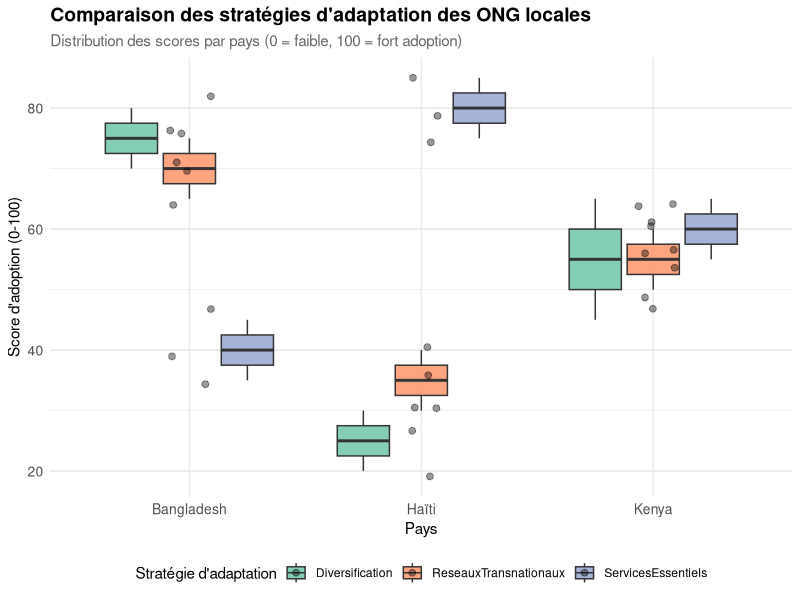
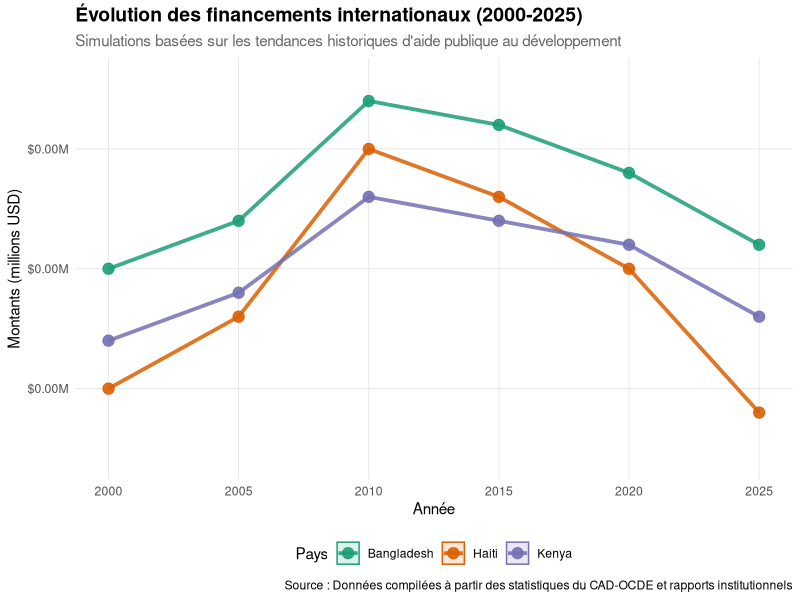
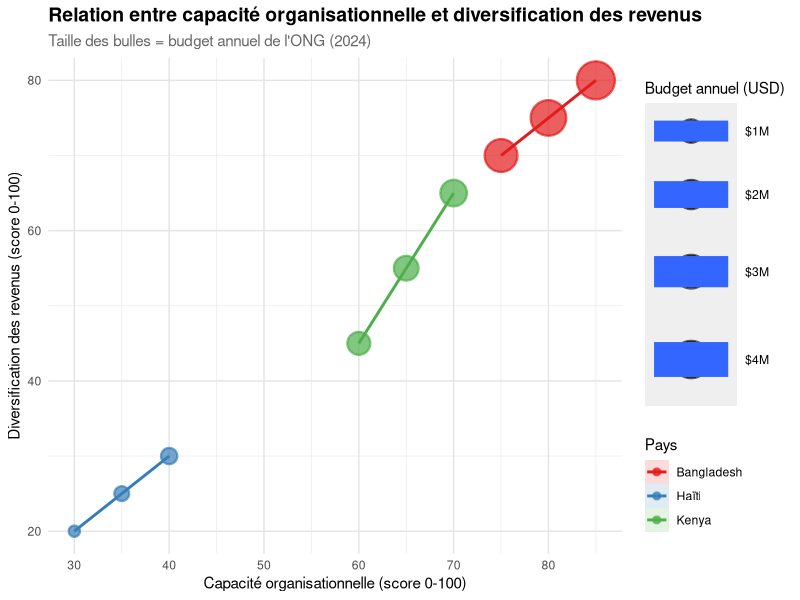
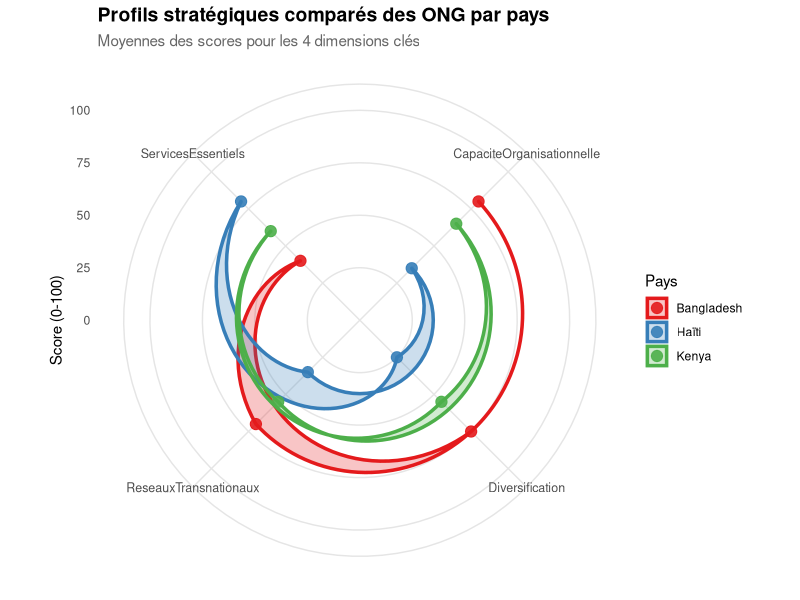

These charts were generated, in order, by the following R code:
## ---- chunk 1
# Configuration globale des blocs de code
knitr::opts_chunk$set(
	echo = FALSE,
	fig.align = "center",
	fig.height = 6,
	fig.width = 10,
	message = FALSE,
	warning = FALSE,
	cache = FALSE,
	dpi = 300
)
# Options de rendu
options(
  encoding = "UTF-8",
  digits = 3,
  scipen = 999
)

# Chargement des packages principaux
library(ggplot2)
library(dplyr)
library(tidyr)
library(knitr)
library(kableExtra)
library(gridExtra)
library(scales)
## ---- chunk 2
cadre <- data.frame(
  Théorie = c(
    "Dépendance aux ressources",
    "Isomorphisme institutionnel",
    "Théorie des parties prenantes",
    "Capital social et réseaux"
  ),
  Auteurs = c(
    "Pfeffer & Salancik (1978)\nHellinger (1987)",
    "DiMaggio & Powell (1983)",
    "Freeman (1984)",
    "Bourdieu (1986)\nGranovetter (1973)"
  ),
  "Concepts clés" = c(
    "Autonomie limitée\nContrainte environnementale\nDépendance asymétrique",
    "Convergence des pratiques\nAdoption de normes\nLégitimité institutionnelle",
    "Pression des bailleurs\nCompromis stratégiques\nAccess to resources",
    "Solidarités informelles\nDiasporas\nRéseaux transnationaux"
  ),
  "Implication pour l'étude" = c(
    "Expliquer pourquoi les ONG ne peuvent pas\nse libérer unilatéralement de la dépendance",
    "Montrer la convergence des stratégies\nmalgré les différences contextuelles",
    "Analyser les arbitrages entre mission\net survie organisationnelle",
    "Identifier les ressources alternatives\ncomme amortisseurs de crise"
  ),
  check.names = FALSE
)

kable(cadre, format = "html", escape = FALSE) %>%
  kable_styling(bootstrap_options = c("striped", "hover", "condensed"), full_width = TRUE) %>%
  column_spec(1, bold = TRUE, width = "15%") %>%
  column_spec(2, width = "20%") %>%
  column_spec(3, width = "25%") %>%
  column_spec(4, width = "40%")
## ---- chunk 3
cas <- data.frame(
  Pays = c("Haïti", "Kenya", "Bangladesh"),
  "Type d'État" = c("Fragile", "Intermédiaire", "Fonctionnel"),
  "Indice de développement\n(IDH)" = c("0.509 (bas)", "0.579 (bas-moyen)", "0.661 (moyen)"),
  "Espace civique\n(CIVICUS)" = c("Restreint", "Étroit", "Restrictif"),
  "Caractéristique clé" = c(
    "Dépendance extrême\nà l'aide, fragilité\ninstitutionnelle chronique",
    "Professionnalisation\naccrue, compression\ninstitutionnelle",
    "Secteur ONG mature\nmais régulé étroitement"
  ),
  Justification = c(
    "Représente le scénario\nde fragilité extrême\net de dépendance maxim",
    "Cas intermédiaire\navec dynamiques de\ncompression+professionnalisatio",
    "Illustre un secteur\nmature confronté à\nla régulation étatique"
  ),
  check.names = FALSE
)

kable(cas, format = "html", escape = FALSE) %>%
  kable_styling(bootstrap_options = c("striped", "hover", "condensed"), full_width = TRUE) %>%
  column_spec(1, bold = TRUE, width = "12%") %>%
  column_spec(2, width = "14%") %>%
  column_spec(3, width = "14%") %>%
  column_spec(4, width = "14%") %>%
  column_spec(5, width = "23%") %>%
  column_spec(6, width = "23%")
## ---- chunk 4
# ========== JEU DE DONNÉES TRANSVERSAL (Stratégies d'adaptation) ==========

ong_data <- data.frame(
  Pays = c("Haïti", "Haïti", "Haïti", 
           "Kenya", "Kenya", "Kenya", 
           "Bangladesh", "Bangladesh", "Bangladesh"),
  ONG = paste0("ONG", 1:9),
  Diversification = c(25, 30, 20, 55, 65, 45, 75, 80, 70),
  ServicesEssentiels = c(80, 75, 85, 60, 55, 65, 40, 35, 45),
  ReseauxTransnationaux = c(35, 40, 30, 50, 60, 55, 70, 65, 75),
  CapaciteOrganisationnelle = c(35, 40, 30, 65, 70, 60, 80, 85, 75),
  EffectifTeam = c(12, 15, 10, 35, 42, 30, 95, 120, 85),
  BudgetAnnuel_USD = c(250000, 320000, 180000, 
                       1200000, 1500000, 950000, 
                       3500000, 4200000, 2800000)
)

# Visualisation du jeu de données
kable(ong_data[1:9,], format = "html", caption = "Jeu de données transversal : Stratégies des ONG (2024)") %>%
  kable_styling(bootstrap_options = c("striped", "hover", "condensed"), full_width = TRUE) %>%
  column_spec(1:8, width = "12%")
## ---- chunk 5
# ========== JEU DE DONNÉES LONGITUDINAL (Évolution des financements) ==========

data_ts <- data.frame(
  Annee = c(2000, 2005, 2010, 2015, 2020, 2025),
  Haiti = c(100, 130, 200, 180, 150, 90),
  Kenya = c(120, 140, 180, 170, 160, 130),
  Bangladesh = c(150, 170, 220, 210, 190, 160)
)

# Conversion en format long pour ggplot2
ts_long <- pivot_longer(
  data_ts,
  cols = c(Haiti, Kenya, Bangladesh),
  names_to = "Pays",
  values_to = "Montant"
)

# Visualisation
kable(data_ts, format = "html", caption = "Évolution des financements internationaux (en millions USD)") %>%
  kable_styling(bootstrap_options = c("striped", "hover", "condensed"), full_width = TRUE) %>%
  column_spec(1, bold = TRUE, width = "20%") %>%
  column_spec(2:4, width = "26%")
## ---- chunk 6
# Transformation en format long pour ggplot2
ong_long <- ong_data %>%
  pivot_longer(
    cols = c(Diversification, ServicesEssentiels, ReseauxTransnationaux),
    names_to = "Strategie",
    values_to = "Score"
  )

# Graphique : Boxplot des stratégies
p1 <- ggplot(ong_long, aes(x = Pays, y = Score, fill = Strategie)) +
  geom_boxplot(alpha = 0.8, outlier.size = 2.5, outlier.shape = 21) +
  geom_jitter(position = position_jitter(width = 0.1), alpha = 0.4, size = 2) +
  scale_fill_brewer(palette = "Set2", name = "Stratégie d'adaptation") +
  labs(
    title = "Comparaison des stratégies d'adaptation des ONG locales",
    subtitle = "Distribution des scores par pays (0 = faible, 100 = fort adoption)",
    x = "Pays",
    y = "Score d'adoption (0-100)"
  ) +
  theme_minimal() +
  theme(
    plot.title = element_text(face = "bold", size = 14),
    plot.subtitle = element_text(size = 11, color = "gray40"),
    axis.text = element_text(size = 10),
    legend.position = "bottom",
    panel.grid.major.y = element_line(color = "gray90")
  )

print(p1)
## ---- chunk 7
p2 <- ggplot(ts_long, aes(x = Annee, y = Montant, color = Pays, group = Pays)) +
  geom_line(linewidth = 1.3, alpha = 0.85) +
  geom_point(size = 3.5, alpha = 0.9) +
  geom_area(aes(fill = Pays), alpha = 0.15, position = "identity") +
  scale_color_brewer(palette = "Dark2", name = "Pays") +
  scale_fill_brewer(palette = "Dark2", name = "Pays") +
  scale_y_continuous(labels = label_dollar(prefix = "$", scale = 1e-6, suffix = "M"), 
                     limits = c(70, 230)) +
  scale_x_continuous(breaks = seq(2000, 2025, 5)) +
  labs(
    title = "Évolution des financements internationaux (2000-2025)",
    subtitle = "Simulations basées sur les tendances historiques d'aide publique au développement",
    x = "Année",
    y = "Montants (millions USD)",
    caption = "Source : Données compilées à partir des statistiques du CAD-OCDE et rapports institutionnels"
  ) +
  theme_minimal() +
  theme(
    plot.title = element_text(face = "bold", size = 14),
    plot.subtitle = element_text(size = 11, color = "gray40"),
    panel.grid.major = element_line(color = "gray90", linewidth = 0.3),
    panel.grid.minor = element_blank(),
    legend.position = "bottom"
  )

print(p2)
## ---- chunk 8
# Graphique de dispersion : Capacité vs. Diversification
p3 <- ggplot(ong_data, aes(x = CapaciteOrganisationnelle, y = Diversification, 
                           size = BudgetAnnuel_USD, color = Pays)) +
  geom_point(alpha = 0.7, stroke = 1.2) +
  geom_smooth(aes(color = Pays, fill = Pays), method = "lm", se = TRUE, alpha = 0.15) +
  scale_color_brewer(palette = "Set1", name = "Pays") +
  scale_fill_brewer(palette = "Set1") +
  scale_size_continuous(
    name = "Budget annuel (USD)",
    labels = label_dollar(scale = 1e-6, suffix = "M"),
    range = c(3, 12)
  ) +
  labs(
    title = "Relation entre capacité organisationnelle et diversification des revenus",
    subtitle = "Taille des bulles = budget annuel de l'ONG (2024)",
    x = "Capacité organisationnelle (score 0-100)",
    y = "Diversification des revenus (score 0-100)"
  ) +
  theme_minimal() +
  theme(
    plot.title = element_text(face = "bold", size = 14),
    plot.subtitle = element_text(size = 11, color = "gray40"),
    legend.position = "right",
    panel.grid.major = element_line(color = "gray90")
  )

print(p3)
## ---- chunk 9
# Préparation des données pour le graphique radar
profils <- ong_data %>%
  group_by(Pays) %>%
  summarise(
    Diversification = mean(Diversification),
    ServicesEssentiels = mean(ServicesEssentiels),
    ReseauxTransnationaux = mean(ReseauxTransnationaux),
    CapaciteOrganisationnelle = mean(CapaciteOrganisationnelle),
    .groups = "drop"
  )

# Conversion en format long pour ggplot2 avec coord_polar
profils_long <- profils %>%
  pivot_longer(
    cols = -Pays,
    names_to = "Dimension",
    values_to = "Score"
  )

# Graphique radar (via coord_polar)
p4 <- ggplot(profils_long, aes(x = Dimension, y = Score, color = Pays, group = Pays, fill = Pays)) +
  geom_polygon(alpha = 0.25, linewidth = 1.2) +
  geom_point(size = 3.5, alpha = 0.9) +
  coord_polar() +
  scale_color_brewer(palette = "Set1", name = "Pays") +
  scale_fill_brewer(palette = "Set1", name = "Pays") +
  scale_y_continuous(limits = c(0, 100)) +
  labs(
    title = "Profils stratégiques comparés des ONG par pays",
    subtitle = "Moyennes des scores pour les 4 dimensions clés",
    x = NULL,
    y = "Score (0-100)"
  ) +
  theme_minimal() +
  theme(
    plot.title = element_text(face = "bold", size = 14),
    plot.subtitle = element_text(size = 11, color = "gray40"),
    axis.text.x = element_text(size = 9),
    panel.grid.major = element_line(color = "gray90")
  )

print(p4)
